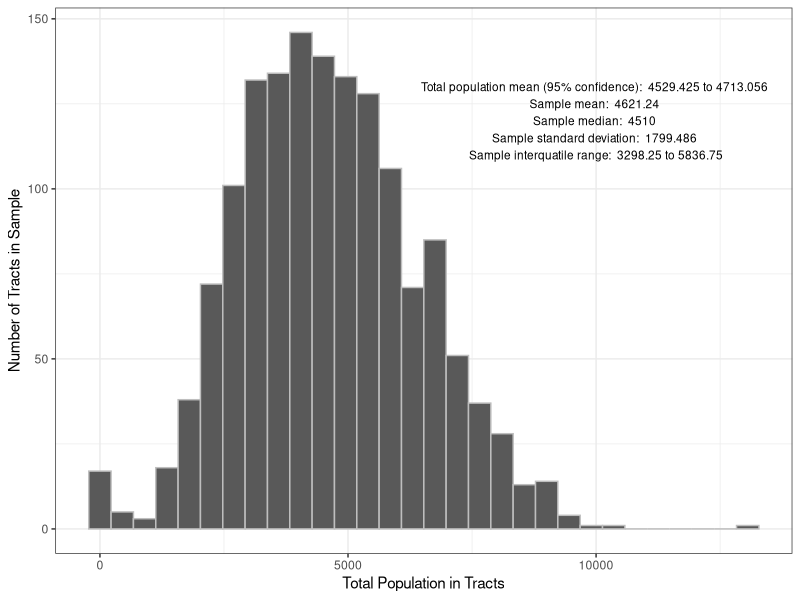
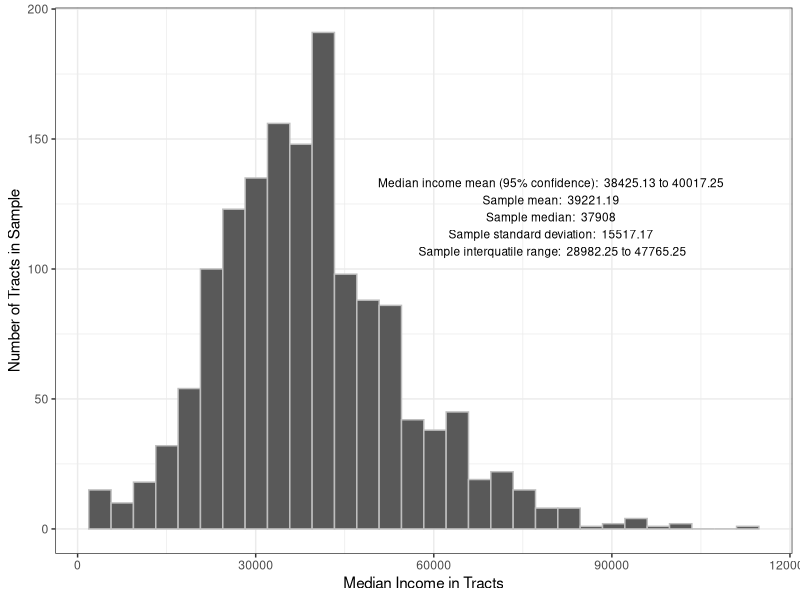
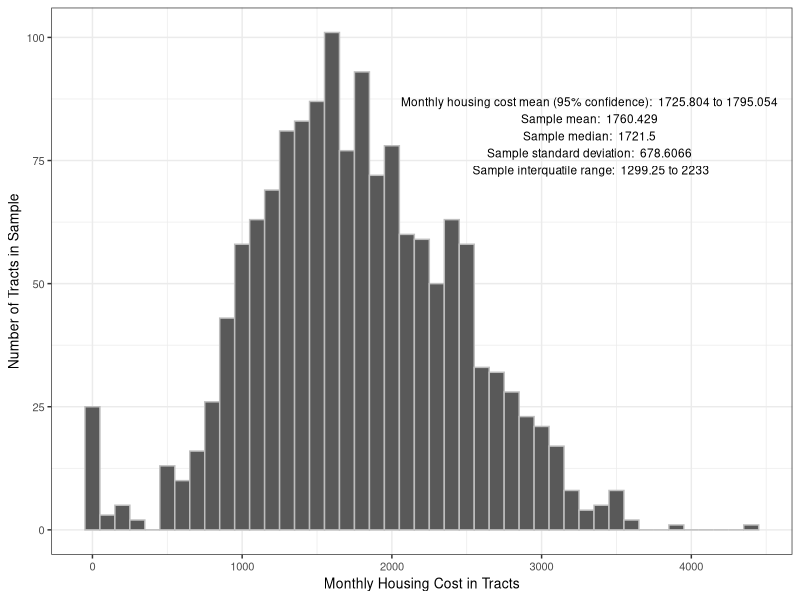
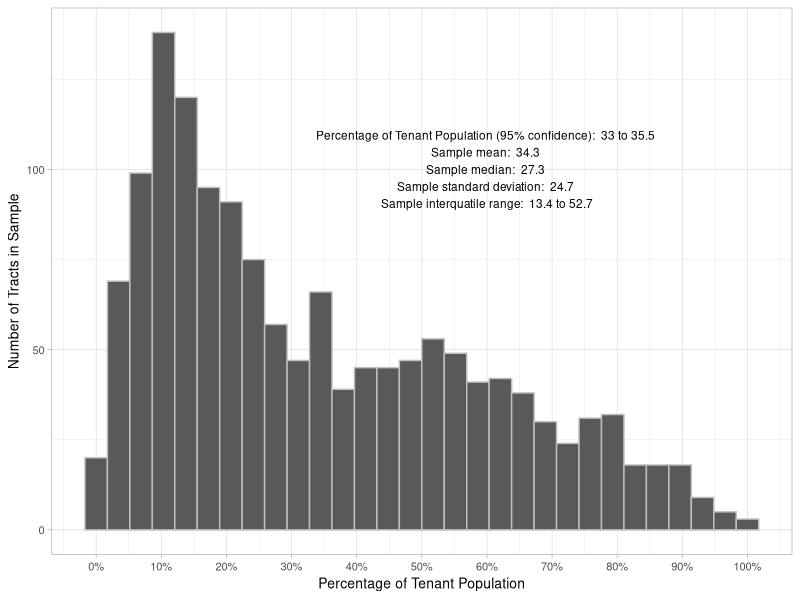
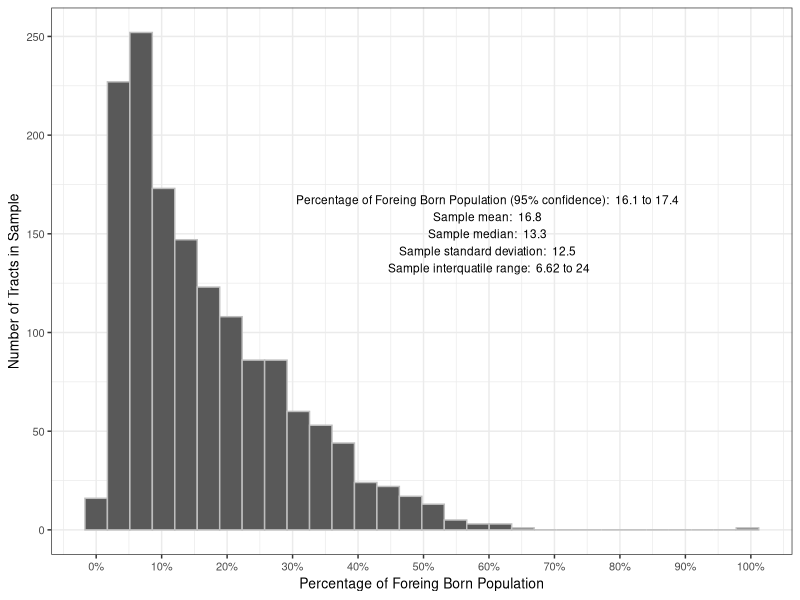
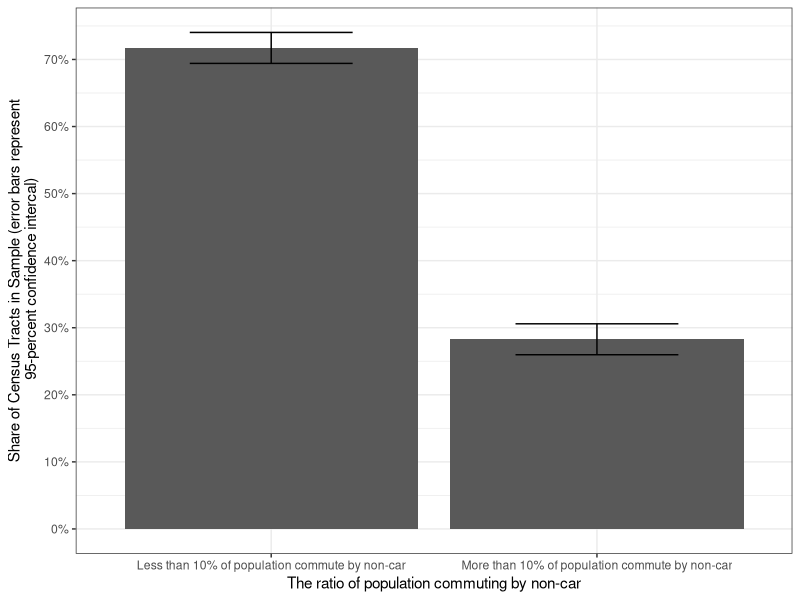
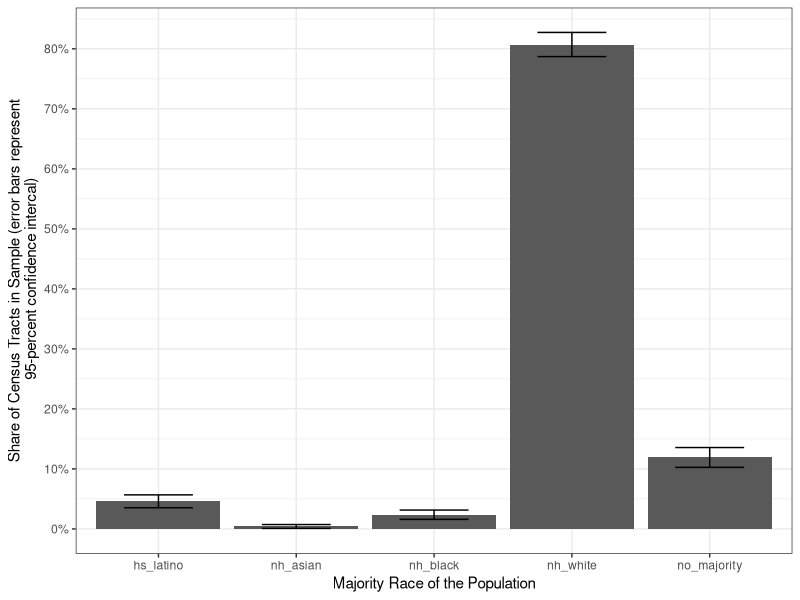

Here is the R script that generated these plots, in order:
## ---- chunk 1
library(tidyverse)
library(ggplot2)
library(dplyr)
## ---- chunk 2
tractMA2018 <- read.csv("tractMA2018.csv") 
  attach(tractMA2018)
## ---- chunk 3
tot_pop_summary <-  summary(tot_popE)
tot_pop_sd <- sd(tot_popE, na.rm = TRUE)
tot_pop_mean_int <- t.test(tot_popE)

med_income_summary <- summary(med_incomeE)
med_income_sd <- sd(med_incomeE, na.rm = TRUE)
med_income_mean_int <- t.test(med_incomeE)

mon_hous_summary <- summary(mon_housE)
mon_hous_sd <- sd(mon_housE, na.rm = TRUE)
mon_hous_mean_int <- t.test(mon_housE)

pct_ten_summary <- summary(pct_ten)
pct_ten_sd <- sd(pct_ten, na.rm = TRUE)
pct_ten_mean_int <- t.test(pct_ten)

pct_foreign_summary <- summary(pct_foreign)
pct_foreign_sd <- sd(pct_foreign, na.rm = TRUE)
pct_foreign_mean_int <- t.test(pct_foreign)
## ---- chunk 4

summary_table <- tibble(
  Statistc = c("Sample mean",
               "Median",
               "Standard deviation",
               "Interquartile range",
               "Population mean (95% confidence)"),
  
    'Total Population' = c(prettyNum(tot_pop_summary["Mean"]),
                          tot_pop_summary["Median"],
                          prettyNum(tot_pop_sd),
                          paste(tot_pop_summary["1st Qu."], "to",
                                tot_pop_summary["3rd Qu."]),
                          paste(prettyNum(tot_pop_mean_int$conf.int[1]), "to",
                               prettyNum(tot_pop_mean_int$conf.int[2]))),
  
    'Median Income' = c(prettyNum(med_income_summary["Mean"]),
                        med_income_summary["Median"],
                        prettyNum(med_income_sd),
                        paste(med_income_summary["1st Qu."],"to", 
                                 med_income_summary["3rd Qu."]),
                        paste(prettyNum(med_income_mean_int$conf.int[1]), "to",
                        prettyNum(med_income_mean_int$conf.int[2]))),
  
    'Monthly Housing Cost' = c(prettyNum(mon_hous_summary["Mean"]),
                              mon_hous_summary["Median"],
                              prettyNum(mon_hous_sd),
                              paste(mon_hous_summary["1st Qu."], "to",
                                   mon_hous_summary["3rd Qu."]),
                              paste(prettyNum(mon_hous_mean_int$conf.int[1]), "to",
                              prettyNum(mon_hous_mean_int$conf.int[2]))),
  
     'Percentage Tenant' = c(paste(prettyNum(pct_ten_summary["Mean"]*100, 
                                           digits=3),"%"),
                           paste(prettyNum(pct_ten_summary["Median"]*100,
                                           digits=3),"%"),
                           paste(prettyNum(pct_ten_sd*100, digits=3),"%"),
                           paste(prettyNum(pct_ten_summary["1st Qu."]*100, 
                                           digits=3),
                                 "% to", 
                                 prettyNum(pct_ten_summary["3rd Qu."]*100, 
                                           digits=3), "%"),
                           paste(prettyNum(pct_ten_mean_int$conf.int[1]*100,
                                           digits=3), "% to",
                                 prettyNum(pct_ten_mean_int$conf.int[2]*100,
                                           digits=3), "%")),
  
     'Percentage Foreign Born' = c(paste(prettyNum(pct_foreign_summary["Mean"]*100, 
                                           digits=3),"%"),
                                   paste(prettyNum(pct_foreign_summary["Median"]*100,
                                           digits=3),"%"),
                                   paste(prettyNum(pct_foreign_sd*100, digits=3),"%"),
                                   paste(prettyNum(pct_foreign_summary["1st Qu."]*100, 
                                           digits=3),
                                 "% to", 
                                 prettyNum(pct_foreign_summary["3rd Qu."]*100, 
                                           digits=3), "%"),
                           paste(prettyNum(pct_foreign_mean_int$conf.int[1]*100,
                                           digits=3), "% to",
                                 prettyNum(pct_foreign_mean_int$conf.int[2]*100,
                                           digits=3), "%")))

knitr::kable(summary_table, caption = "Characteristics of Census Tracts of 14 Counties in Massachusetts")

## ---- chunk 5
ggplot(tractMA2018, aes(x = tot_popE)) + 
  geom_histogram(color = "gray", bandwidth = 300) +
  theme_bw() +
  scale_x_continuous(name = "Total Population in Tracts") + 
  scale_y_continuous(name = "Number of Tracts in Sample") + 
  annotate("text", x = 10000, y = 120, size = 3,
           label = paste("Total population mean (95% confidence): ", prettyNum(tot_pop_mean_int$conf.int[1]), "to", prettyNum(tot_pop_mean_int$conf.int[2]),
                         "\nSample mean: ", prettyNum(tot_pop_summary["Mean"]),
                         "\nSample median: ", prettyNum(tot_pop_summary["Median"]),
                         "\nSample standard deviation: ", prettyNum(tot_pop_sd),
                         "\nSample interquatile range: ", prettyNum(tot_pop_summary["1st Qu."]), "to", prettyNum(tot_pop_summary["3rd Qu."])))
## ---- chunk 6
ggplot(tractMA2018, aes(x = med_incomeE)) + 
  geom_histogram(color = "gray") +
  theme_bw() +
  scale_x_continuous(name = "Median Income in Tracts") + 
  scale_y_continuous(name = "Number of Tracts in Sample") +
  annotate("text", x = 80000, y = 120, size = 3,
           label = paste("Median income mean (95% confidence): ", prettyNum(med_income_mean_int$conf.int[1]), "to", prettyNum(med_income_mean_int$conf.int[2]),
                         "\nSample mean: ", prettyNum(med_income_summary["Mean"]),
                         "\nSample median: ", prettyNum(med_income_summary["Median"]),
                         "\nSample standard deviation: ", prettyNum(med_income_sd),
                         "\nSample interquatile range: ", med_income_summary["1st Qu."], "to",
                                   med_income_summary["3rd Qu."]))
## ---- chunk 7
ggplot(tractMA2018, 
       aes(x = mon_housE)) + 
  theme_bw() + 
  geom_histogram(color = "gray", binwidth = 100) +
  theme(text = element_text(size=10)) +
  scale_x_continuous(name = "Monthly Housing Cost in Tracts") + 
  scale_y_continuous(name = "Number of Tracts in Sample") + 
  annotate("text", x = 3330, y = 80, size = 3,
           label = paste("Monthly housing cost mean (95% confidence): ", prettyNum(mon_hous_mean_int$conf.int[1]), "to", prettyNum(mon_hous_mean_int$conf.int[2]),
                         "\nSample mean: ", prettyNum(mon_hous_summary["Mean"]),
                         "\nSample median: ", prettyNum(mon_hous_summary["Median"]),
                         "\nSample standard deviation: ", prettyNum(mon_hous_sd),
                         "\nSample interquatile range: ", mon_hous_summary["1st Qu."], "to",
                                   mon_hous_summary["3rd Qu."]))
## ---- chunk 8
ggplot(tractMA2018, 
       aes(x = pct_ten)) + 
  theme_light() + 
  geom_histogram(color = "gray") +
  theme(text = element_text(size=10)) +
  scale_x_continuous(name = "Percentage of Tenant Population",
                     breaks = breaks <- seq(0, 1, by = 0.1),
                     labels = paste(breaks*100, "%", sep = "")) + 
  scale_y_continuous(name = "Number of Tracts in Sample") + 
  annotate("text", x = 0.6, y = 100, size = 3,
           label = paste("Percentage of Tenant Population (95% confidence): ", prettyNum(pct_ten_mean_int$conf.int[1]*100, digits=3), "to", prettyNum(pct_ten_mean_int$conf.int[2]*100, digits=3),
                         "\nSample mean: ", prettyNum(pct_ten_summary["Mean"]*100, digits=3, "%"),
                         "\nSample median: ", prettyNum(pct_ten_summary["Median"]*100, digits=3, "%"),
                         "\nSample standard deviation: ", prettyNum(pct_ten_sd*100, digits = 3, "%"),
                         "\nSample interquatile range: ", prettyNum(pct_ten_summary["1st Qu."]*100, 
                                           digits=3), "to",prettyNum(pct_ten_summary["3rd Qu."]*100, 
                                           digits=3, "%")))
## ---- chunk 9
ggplot(tractMA2018, 
       aes(x = pct_foreign)) + 
  theme_bw() + 
  geom_histogram(color = "gray") +
  theme(text = element_text(size=10)) +
  scale_x_continuous(name = "Percentage of Foreing Born Population",
                     breaks = breaks <- seq(0, 1, by = 0.1),
                     labels = paste(breaks*100, "%", sep = "")) + 
  scale_y_continuous(name = "Number of Tracts in Sample") +
  annotate("text", x = 0.6, y = 150, size = 3,
           label = paste("Percentage of Foreing Born Population (95% confidence): ", prettyNum(pct_foreign_mean_int$conf.int[1]*100, digits=3), "to", prettyNum(pct_foreign_mean_int$conf.int[2]*100, digits=3),
                         "\nSample mean: ", prettyNum(pct_foreign_summary["Mean"]*100, digits=3),
                         "\nSample median: ", prettyNum(pct_foreign_summary["Median"]*100, digits=3),
                         "\nSample standard deviation: ", prettyNum(pct_foreign_sd*100, digits = 3),
                         "\nSample interquatile range: ", prettyNum(pct_foreign_summary["1st Qu."]*100, 
                                           digits=3), "to",prettyNum(pct_foreign_summary["3rd Qu."]*100, 
                                           digits=3)))
## ---- chunk 10
non_cars <- unique(n_car_10)
non_cars

table(tractMA2018$n_car_10)
## ---- chunk 11
more_than_10 <- t.test(tractMA2018$n_car_10 == non_cars[1])
less_than_10 <- t.test(tractMA2018$n_car_10 == non_cars[2])

shares <- tibble(Transportation = c("More than 10% of population commute by non-car", 
                            "Less than 10% of population commute by non-car"), 
                 Share = c(more_than_10$estimate, 
                           less_than_10$estimate),
                 Low = c(more_than_10$conf.int[1],
                         less_than_10$conf.int[1]),
                 High = c(more_than_10$conf.int[2],
                        less_than_10$conf.int[2]))

shares
## ---- chunk 12
ggplot(shares, aes(x = Transportation, y = Share, ymin = Low, ymax = High)) +
  geom_bar(stat = "identity") +
  geom_errorbar(width = 0.5) +
  theme_bw() +
  scale_x_discrete(name = "The ratio of population commuting by non-car",
                   labels = c("Less than 10% of population commute by non-car",
                              "More than 10% of population commute by non-car")) +
  scale_y_continuous(name = "Share of Census Tracts in Sample (error bars represent\n 95-percent confidence intercal)",
                      breaks = c(seq(0, 1, by = 0.1)),  
                      label = c(labels = paste(seq(0, 100, by = 10), "%", sep = "")))
## ---- chunk 13
Race <- unique(maj_race)
Race
## ---- chunk 14
nh_white <- t.test(tractMA2018$maj_race == Race[1])
nh_black <- t.test(tractMA2018$maj_race == Race[4])
hs_latino <- t.test(tractMA2018$maj_race == Race[3])
nh_asian <- t.test(tractMA2018$maj_race == Race[5])
no_majority <- t.test(tractMA2018$maj_race == Race[2])

shares2 <- tibble(Race = c("nh_white",
                                     "nh_black", 
                                     "hs_latino", 
                                     "nh_asian",
                                     "no_majority"),
                 Share = c(nh_white$estimate,
                             nh_black$estimate,
                             hs_latino$estimate,
                             nh_asian$estimate,
                             no_majority$estimate),
                 Low = c(nh_white$conf.int[1],
                         nh_black$conf.int[1],
                         hs_latino$conf.int[1],
                         nh_asian$conf.int[1],
                         no_majority$conf.int[1]),
                 High = c(nh_white$conf.int[2],
                         nh_black$conf.int[2],
                         hs_latino$conf.int[2],
                         nh_asian$conf.int[2],
                         no_majority$conf.int[2]))
shares2
## ---- chunk 15
ggplot(shares2, aes(Race, y=Share, ymin = Low, ymax = High))+
  geom_bar(stat="identity") +
  geom_errorbar(width=0.5) +
  theme_bw() +
  scale_x_discrete(name = "Majority Race of the Population") +
  scale_y_continuous(name = "Share of Census Tracts in Sample (error bars represent\n 95-percent confidence intercal)",
                      breaks = c(seq(0, 1, by = 0.1)),  
                      labels = c(labels = paste(seq(0, 100, by = 10), "%", sep = "")))
